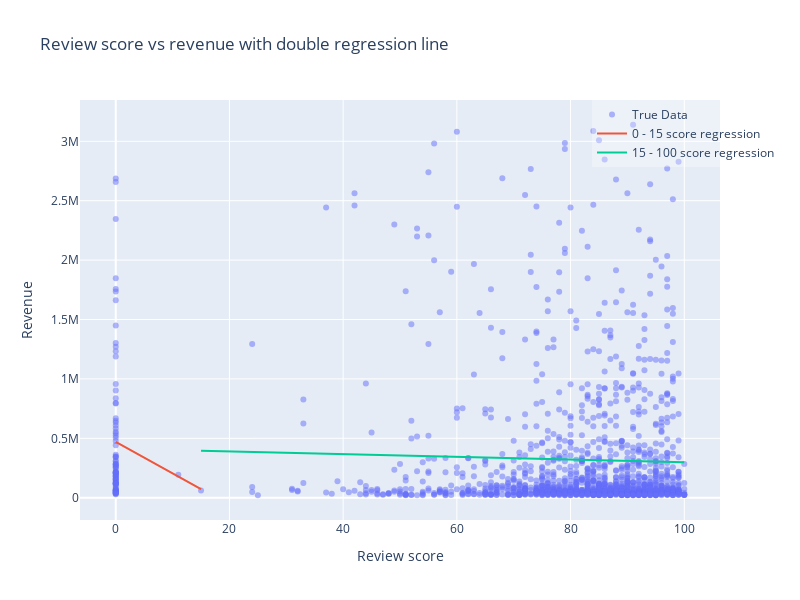

Notebook cell for this chart:
### Code cell
def dashboard_plot_review_score_double_regression(regression_split_metric: int = 15) -> go.Figure:
    sorted_by_revenue = top_1500_steam.sort_values(by="revenue", ascending=False)
    selection_revenue = sorted_by_revenue.iloc[100:].reset_index()

    abs_difference = abs(selection_revenue['review_score'] - regression_split_metric)
    closest_index = abs_difference.idxmin()
    closest_review_score = selection_revenue.iloc[closest_index]['review_score']

    negative_review_scores = selection_revenue[selection_revenue['review_score'] <= closest_review_score]
    positive_review_scores = selection_revenue[selection_revenue['review_score'] >= closest_review_score]

    negative_review_score_regression = LinearRegression()
    positive_review_score_regression = LinearRegression()

    x_negatives = negative_review_scores['review_score'].values.reshape(-1, 1)
    y_negatives = negative_review_scores['revenue'].values

    x_positives = positive_review_scores['review_score'].values.reshape(-1, 1)
    y_positives = positive_review_scores['revenue'].values

    negative_review_score_regression.fit(x_negatives, y_negatives)
    positive_review_score_regression.fit(x_positives, y_positives)

    y_predicted_negatives = negative_review_score_regression.predict(x_negatives)
    y_predicted_positives = positive_review_score_regression.predict(x_positives)

    fig = go.Figure()
    fig.add_trace(
        go.Scatter(
            x=selection_revenue["review_score"],
            y=selection_revenue["revenue"],
            mode="markers",
            name="True Data",
            marker=dict(opacity=0.5),
        )
    )

    fig.add_trace(
        go.Scatter(
            x=negative_review_scores["review_score"],
            y=y_predicted_negatives,
            mode="lines",
            name=f"0 - {regression_split_metric} score regression",
        )
    )

    fig.add_trace(
        go.Scatter(
            x=positive_review_scores["review_score"],
            y=y_predicted_positives,
            mode="lines",
            name=f"{regression_split_metric} - 100 score regression",
        )
    )

    fig.update_layout(
        title="Review score vs revenue with double regression line",
        xaxis_title="Review score",
        yaxis_title="Revenue",
        width=800,
        height=600,
        legend=dict(x=.8, y=1, bgcolor='rgba(255,255,255,0.3)')
    )

    return fig

fig = dashboard_plot_review_score_double_regression()
fig.show()

### Figure 1 — Plotly figure (JSON) as saved in the notebook; plotly's stock layout.template omitted (floating-point values rounded to 4 significant figures; data arrays with more than 128 entries replaced by an {"elided": "..."} marker saying what was removed)
{"data": [{"marker": {"opacity": 0.5}, "mode": "markers", "name": "True Data", "type": "scatter", "x": {"elided": "1400 int values"}, "y": {"elided": "1400 float values"}}, {"mode": "lines", "name": "0 - 15 score regression", "type": "scatter", "x": [0, 0, 0, 0, 0, 0, 0, 0, 0, 0, 0, 0, 0, 0, 0, 0, 0, 0, 0, 0, 0, 0, 0, 0, 0, 0, 0, 0, 0, 0, 0, 0, 0, 0, 0, 0, 0, 0, 0, 0, 0, 0, 0, 0, 0, 0, 0, 0, 0, 0, 11, 0, 0, 0, 0, 0, 0, 0, 0, 0, 0, 0, 0, 0, 0, 0, 0, 0, 0, 0, 0, 0, 0, 0, 0, 0, 0, 15, 0, 0, 0, 0, 0, 0, 0, 0, 0, 0, 0, 0], "y": [469000.0, 469000.0, 469000.0, 469000.0, 469000.0, 469000.0, 469000.0, 469000.0, 469000.0, 469000.0, 469000.0, 469000.0, 469000.0, 469000.0, 469000.0, 469000.0, 469000.0, 469000.0, 469000.0, 469000.0, 469000.0, 469000.0, 469000.0, 469000.0, 469000.0, 469000.0, 469000.0, 469000.0, 469000.0, 469000.0, 469000.0, 469000.0, 469000.0, 469000.0, 469000.0, 469000.0, 469000.0, 469000.0, 469000.0, 469000.0, 469000.0, 469000.0, 469000.0, 469000.0, 469000.0, 469000.0, 469000.0, 469000.0, 469000.0, 469000.0, 178100.0, 469000.0, 469000.0, 469000.0, 469000.0, 469000.0, 469000.0, 469000.0, 469000.0, 469000.0, 469000.0, 469000.0, 469000.0, 469000.0, 469000.0, 469000.0, 469000.0, 469000.0, 469000.0, 469000.0, 469000.0, 469000.0, 469000.0, 469000.0, 469000.0, 469000.0, 469000.0, 72240.0, 469000.0, 469000.0, 469000.0, 469000.0, 469000.0, 469000.0, 469000.0, 469000.0, 469000.0, 469000.0, 469000.0, 469000.0]}, {"mode": "lines", "name": "15 - 100 score regression", "type": "scatter", "x": {"elided": "1311 int values"}, "y": {"elided": "1311 float values"}}], "layout": {"height": 600, "legend": {"bgcolor": "rgba(255,255,255,0.3)", "x": 0.8, "y": 1}, "title": {"text": "Review score vs revenue with double regression line"}, "width": 800, "xaxis": {"title": {"text": "Review score"}}, "yaxis": {"title": {"text": "Revenue"}}}}
